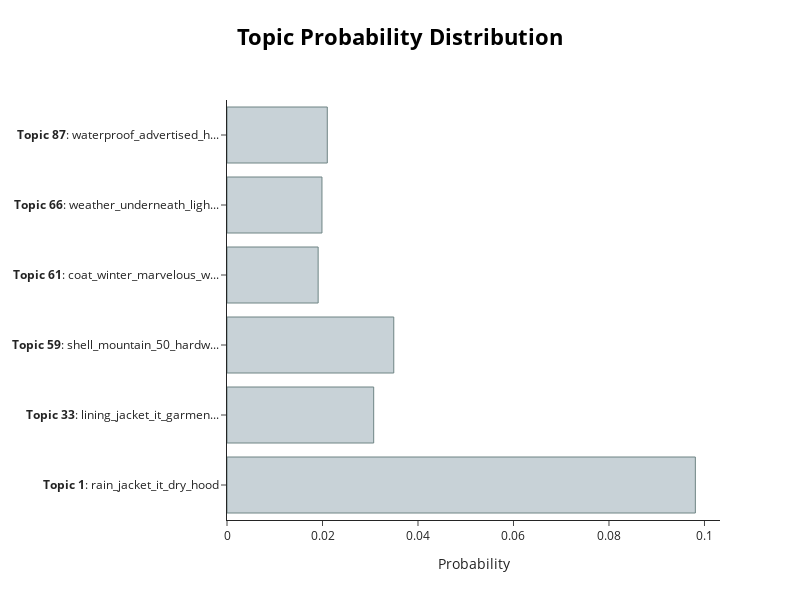

Notebook cell for this chart:
### Markdown cell above
### (VI) Topic Model Predicted Probabilities

### Code cell
# Visualize probability distribution
topic_model.visualize_distribution(topic_model.probabilities_[0], min_probability=0.015)

### Figure 1 — Plotly figure (JSON) as saved in the notebook; plotly's stock layout.template omitted (floating-point values rounded to 4 significant figures)
{"data": [{"marker": {"color": "#C8D2D7", "line": {"color": "#6E8484", "width": 1}}, "orientation": "h", "type": "bar", "x": [0.09809, 0.03072, 0.03493, 0.01909, 0.01989, 0.021], "y": ["<b>Topic 1</b>: rain_jacket_it_dry_hood", "<b>Topic 33</b>: lining_jacket_it_garmen...", "<b>Topic 59</b>: shell_mountain_50_hardw...", "<b>Topic 61</b>: coat_winter_marvelous_w...", "<b>Topic 66</b>: weather_underneath_ligh...", "<b>Topic 87</b>: waterproof_advertised_h..."]}], "layout": {"height": 600, "hoverlabel": {"bgcolor": "white", "font": {"family": "Rockwell", "size": 16}}, "title": {"font": {"color": "Black", "size": 22}, "text": "<b>Topic Probability Distribution</b>", "x": 0.5, "xanchor": "center", "y": 0.95, "yanchor": "top"}, "width": 800, "xaxis": {"title": {"text": "Probability"}}}}
